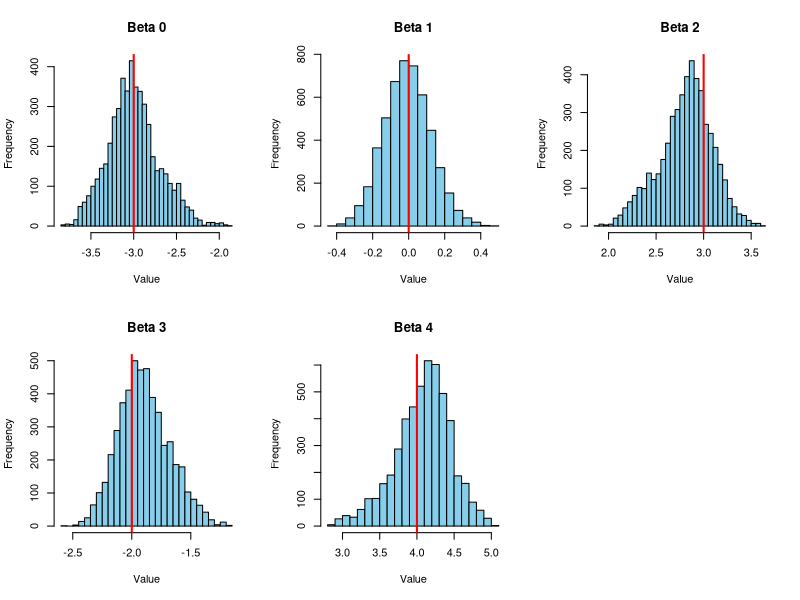

The R script that drew this image:
## ---- chunk 1
knitr::opts_chunk$set(echo = TRUE)
## ---- chunk 2
library(truncnorm)

# Setup our variables and generate our starting stuff
set.seed(42)
n <- 500
p <- 5
beta_true <- c(-3, 0, 3, -2, 4)

X <- matrix(rnorm(n * p), n, p)
prob <- pnorm(X %*% beta_true)
Y <- rbinom(n, 1, prob)

# Gibbs sampler settings
n_iter <- 10000
burn_in <- 5000
beta_samples <- matrix(0, n_iter, p)

# Precompute (X'X)^-1 and its Cholesky decomposition for later use
XtX_inv <- solve(t(X) %*% X)
chol_inv <- chol(XtX_inv)

# Running the steps detailed earlier
# Step 1: Initial value for beta is just a bunch of 0
current_beta <- rep(0, p)

for (s in 1:n_iter) {
  # Step 2: Sample Z_i | beta, X, Y
  mu_z <- X %*% current_beta
  Z <- ifelse(Y == 1, 
              rtruncnorm(n, a = 0, b = Inf, mean = mu_z, sd = 1),
              rtruncnorm(n, a = -Inf, b = 0, mean = mu_z, sd = 1))
  
  # Step 3: Sample beta | Z, X
  # Mean of beta posterior from question part B: (X'X)^-1 X'Z
  mean_beta <- XtX_inv %*% t(X) %*% Z
  # Standard sample from Multivariate Normal using Cholesky decomp
  current_beta <- mean_beta + t(chol_inv) %*% rnorm(p)
  
  beta_samples[s, ] <- current_beta
}

# Remove burn-in
post_samples <- beta_samples[(burn_in + 1):n_iter, ]

# Visualization plot
par(mfrow = c(2, 3))
for (j in 1:p) {
  hist(post_samples[, j], main = paste("Beta", j-1), 
       xlab = "Value", col = "skyblue", breaks = 30)
  abline(v = beta_true[j], col = "red", lwd = 2)
}
